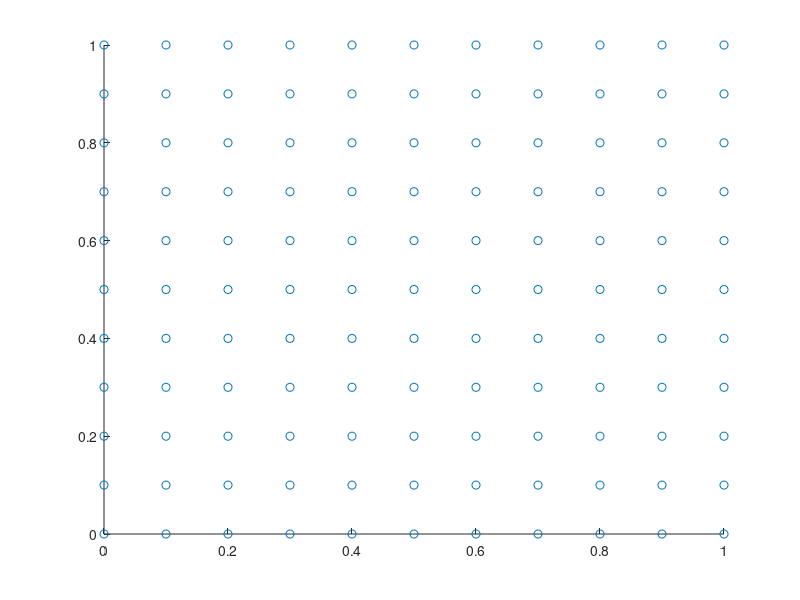

Here is the MATLAB script that generated this plot:
%
% fem2d_linear_quad.m
%
% Created by Wei Chen on 11/7/21
%

function fem2d_linear_quad()
    disp('fem simulation start');

    % quadrilateral element size is a*b
    a = 0.1;
    b = 0.1;
    % prepare finite element analysis
    nelx = 10;
    nely = 10;
    nele = nelx * nely;
    ndof = 2 * (nelx+1) * (nely+1);
    F = zeros(ndof, 1);
    U = zeros(ndof, 1);

    % user-defined load dofs
    disp('compute load');
    loadnid = nelx * (nely + 1);
    loaddof = 2 * loadnid - 1;
    F(loaddof, 1) = 100.0;

    % user-defined support fixed dofs
    disp('compute DBC');
    fixednid = (nely+1):(nely+1):(nelx+1)*(nely+1);
    fixeddof = [2*fixednid(:); 2*fixednid(:)-1];
    freedof = setdiff(1:ndof, fixeddof);
    
    nodegrd = reshape(1:(nely+1)*(nelx+1), nely+1, nelx+1);
    nodeids = reshape(nodegrd(1:end-1, 1:end-1), nely*nelx, 1);
    edofVec = 2*nodeids(:) + 1;
    edofMat = repmat(edofVec, 1, 8) + ...
        repmat([0 1 2*nely+[2 3 0 1] -2 -1], nele, 1);
    iK = reshape(kron(edofMat, ones(8, 1))', 8*8*nele, 1);
    jK = reshape(kron(edofMat, ones(1, 8))', 8*8*nele, 1);
    Ke = lk;

    % FE-ANALYSIS
    sK = repmat(Ke(:), nele, 1);
    K = sparse(iK,jK,sK); K = (K+K')/2;
    disp('solve');
    U(freedof, :) = K(freedof, freedof) \ F(freedof, :);

    % display result
    cor = zeros((nelx+1)*(nely+1), 2);
    for i = 0:nelx
        ii = i * (nely + 1);
        for j = 0:nely
            tmp = ii + nely + 1 -j;
            cor(tmp, 1) = i*a;
            cor(tmp, 2) = j*b;
        end
    end
    cor1 = cor + reshape(U, 2, (nelx+1)*(nely+1))';
    figure;
    scatter(cor1(:, 1), cor1(:, 2));

    disp('simulation end');
end

function [KE]=lk
    E = 1.; 
    nu = 0.3;
    k=[ 1/2-nu/6   1/8+nu/8 -1/4-nu/12 -1/8+3*nu/8 ... 
    -1/4+nu/12 -1/8-nu/8  nu/6       1/8-3*nu/8];
    KE = E/(1-nu^2)*[ k(1) k(2) k(3) k(4) k(5) k(6) k(7) k(8)
                    k(2) k(1) k(8) k(7) k(6) k(5) k(4) k(3)
                    k(3) k(8) k(1) k(6) k(7) k(4) k(5) k(2)
                    k(4) k(7) k(6) k(1) k(8) k(3) k(2) k(5)
                    k(5) k(6) k(7) k(8) k(1) k(2) k(3) k(4)
                    k(6) k(5) k(4) k(3) k(2) k(1) k(8) k(7)
                    k(7) k(4) k(5) k(2) k(3) k(8) k(1) k(6)
                    k(8) k(3) k(2) k(5) k(4) k(7) k(6) k(1)];
end